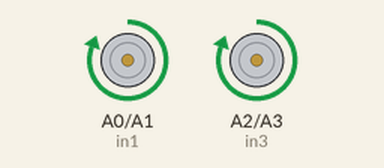
The sketch below on a simulated Arduino Uno, built with avr-gcc and run on an emulated ATmega328P. On the bench: motor-driver pin pairs drawn as motors (green arrow = first pin HIGH = forward, orange = second pin HIGH = backward, longer = more drive).

Above: at 1.5 s.
At 4.5 s:
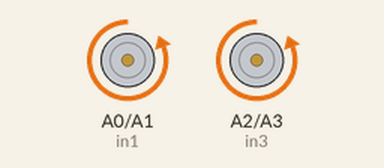
At 6.5 s:
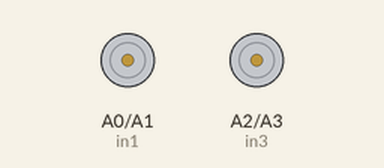
Timing chart, 0 to 9.1 s (numbered marks = the images above):
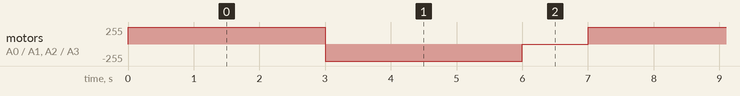

Measured:
- by itself, motor on A0 (in1) / A1 (in2), motor on A2 (in3) / A3 (in4): repeats every 7.0 s: backward 255/255 3.0 s, stopped 1.0 s, forward 255/255 3.0 s

The sketch:

DCMotorCode.ino
```cpp
//Left Wheel
#define in1 A0
#define in2 A1
//Right Wheel
#define in3 A2
#define in4 A3


void setup() {
  pinMode(in1, OUTPUT);
  pinMode(in2, OUTPUT);
  pinMode(in3, OUTPUT);
  pinMode(in4, OUTPUT);

}

void demoOne() {
  // Move forward
  digitalWrite(in1, HIGH);
  digitalWrite(in2, LOW);
  digitalWrite(in3, HIGH);
  digitalWrite(in4, LOW);
  delay(3000);

  // Reverse direction
  digitalWrite(in1, LOW);
  digitalWrite(in2, HIGH);
  digitalWrite(in3, LOW);
  digitalWrite(in4, HIGH);
  delay(3000);

  // Stop
  digitalWrite(in1, LOW);
  digitalWrite(in2, LOW);
  digitalWrite(in3, LOW);
  digitalWrite(in4, LOW);
}

void loop() {
  demoOne();
  delay(1000);
}
```
